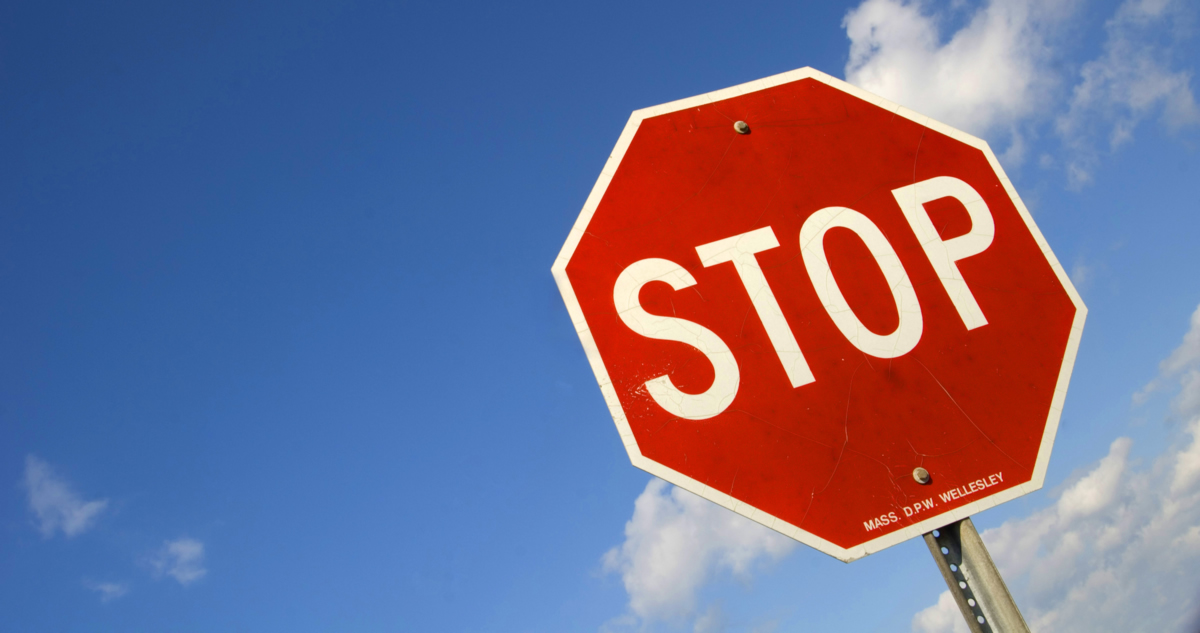
#> input picture images/stop2.jpeg, 1200 x 633 px, found by its file name
$ jupyter execute stop-sign.ipynb
#> lines starting #> are read from the running program, lines starting #| are printed output that depends on the picture; after the words box and inside, x2 and y2 are one past the last pixel; in counts of white or black regions, pixels touching at a corner belong together; long printed decimals are rounded
[cell 1]
import cv2
import numpy as np
from matplotlib import pyplot as plt

image = cv2.imread("stop2.jpeg")
#> image is the input picture: shape (633, 1200, 3); mean B, G, R 144.2, 110.6, 113.4
resized = cv2.resize(image, (277, 300))
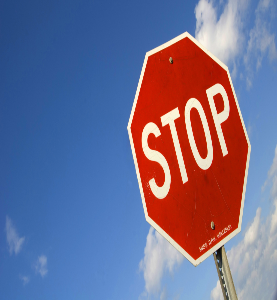
#> resized: shape (300, 277, 3); mean B, G, R 144.1, 110.5, 113.3

w,h,c = resized.shape
#> w = 300; h = 277; c = 3

print(resized.shape)
#| (300, 277, 3)


def has_stop_sign(clean_image, drawable_image):
    found_stop_sign = False

    blurred = cv2.GaussianBlur(clean_image, (5, 5), 0)
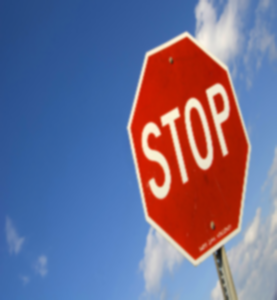
#> blurred: shape (300, 277, 3); mean B, G, R 144.1, 110.5, 113.3
    b,g,r = cv2.split(blurred)
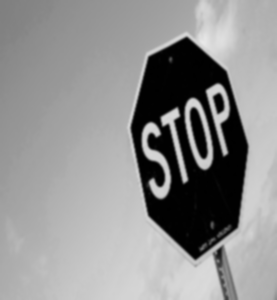
#> b: shape (300, 277); min 0, max 232, mean 144.1
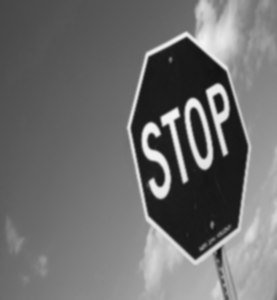
#> g: shape (300, 277); min 18, max 245, mean 110.5
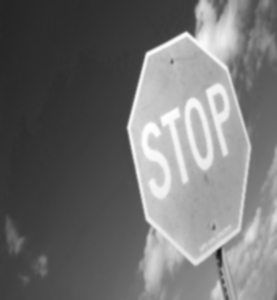
#> r: shape (300, 277); min 21, max 254, mean 113.3

    hsv = cv2.cvtColor(blurred, cv2.COLOR_BGR2HSV)
#> hsv: shape (300, 277, 3); mean H, S, V 81.4, 149.6, 180.2
    # define range of blue color in HSV

    red_lower1 = np.array([  0, 100, 100])
    red_upper1 = np.array([  10, 255, 255])

    red_lower2 = np.array([  170, 100, 100])
    red_upper2 = np.array([  180, 255, 255])

    # Threshold the HSV image to get only blue colors
    mask1 = cv2.inRange(hsv, red_lower1, red_upper1)
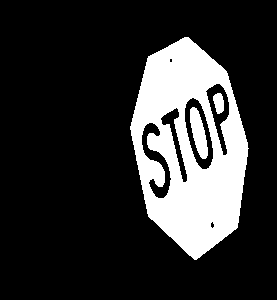
#> mask1: shape (300, 277); 19.6% white; 3 white regions
    mask2 = cv2.inRange(hsv, red_lower2, red_upper2)
#> mask2: shape (300, 277); every value is 0

    mask = cv2.bitwise_or(mask1, mask2)

    # Bitwise-AND mask and original image
    res = cv2.bitwise_and(blurred,blurred, mask=mask)
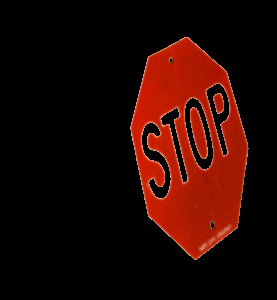
#> res: shape (300, 277, 3); mean B, G, R 2.7, 7.8, 36.2

    contours,h = cv2.findContours(mask,cv2.RETR_EXTERNAL, cv2.CHAIN_APPROX_SIMPLE)
#> contours = 1 contour; box (x1, y1, x2, y2) and area: (130, 37, 249, 260) 18606; h = [[-1, -1, -1, -1]]

    for cnt in contours:
        approx = cv2.approxPolyDP(cnt,0.03*cv2.arcLength(cnt,True),True)

        if len(approx) == 8:
            size = cv2.arcLength(cnt,True)
            cv2.drawContours(drawable_image, [approx], -1, (255, 0, 0), 4)
            found_stop_sign = size/(clean_image.shape[0] + clean_image.shape[0])
#> this loop made 1 pass
#> (size, found_stop_sign) on pass 1: (564.6, 0.941)
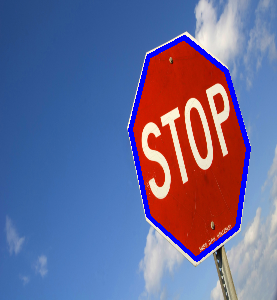
#> drawable_image: shape (300, 277, 3); mean B, G, R 149.3, 106.8, 106.7

    return found_stop_sign

result = has_stop_sign(resized, resized)
#> result = 0.941

print(f"Has stop sign = {result}")
#| Has stop sign = 0.941

plt.title('image r')
plt.imshow(resized)
plt.show()


# find contours in the thresholded image and initialize the
# shape detector
# cnts = cv2.findContours(mask, cv2.RETR_EXTERNAL, cv2.CHAIN_APPROX_SIMPLE)

# print(cnts[0])
# cnts = cnts[0]

# for c in cnts:
#     # compute the center of the contour, then detect the name of the
#     # shape using only the contour
#     M = cv2.moments(c)
#     cX = int((M["m10"] / M["m00"]))
#     cY = int((M["m01"] / M["m00"]))


#     print("len", len(c))

#     # multiply the contour (x, y)-coordinates by the resize ratio,
#     # then draw the contours and the name of the shape on the image
# #     c = c.astype("float")
# #     c = c.astype("int")
# #     cv2.drawContours(image, [c], -1, (0, 255, 0), 2)
# #     cv2.putText(image, shape, (cX, cY), cv2.FONT_HERSHEY_SIMPLEX,
# #         0.5, (255, 255, 255), 2)

# #     # show the output image
# #     cv2.imshow("Image", image)
# #     cv2.waitKey(0)
